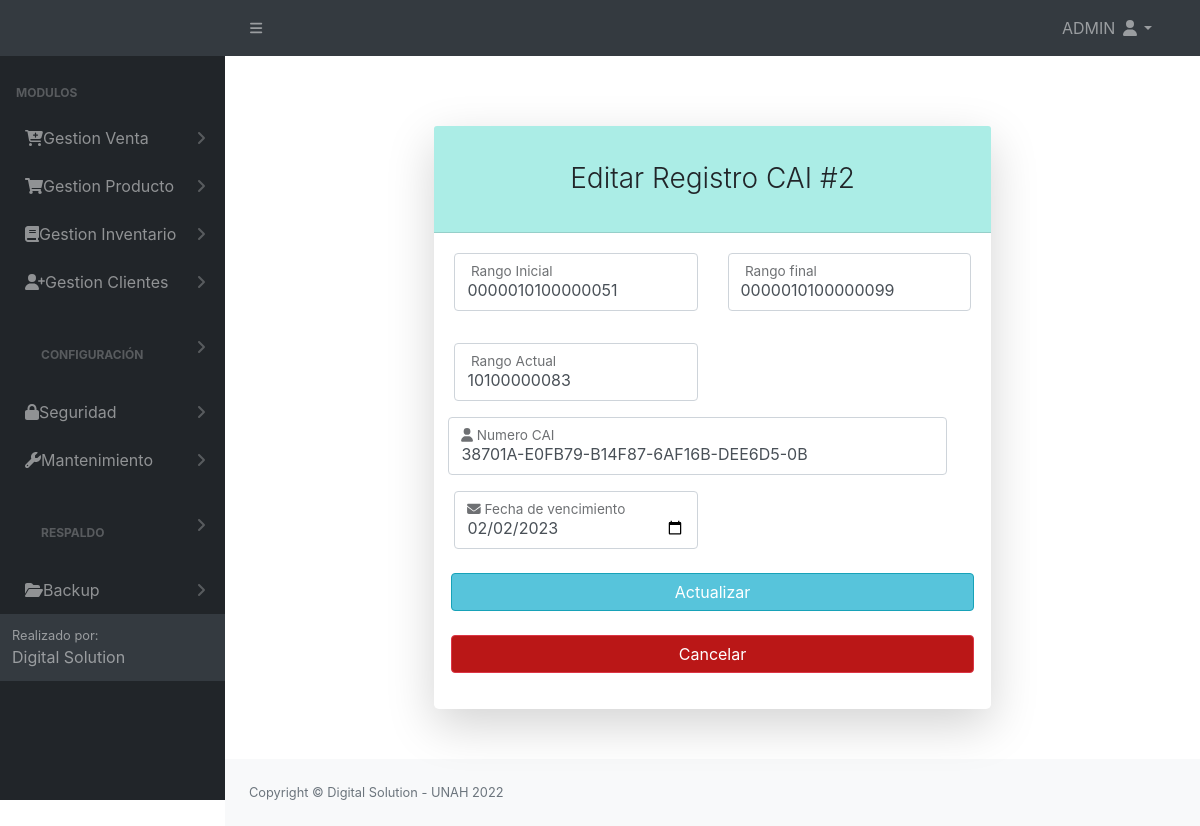
The page /src/modificar_CAI.php?id=2 (signed in) on the database as committed earlier.
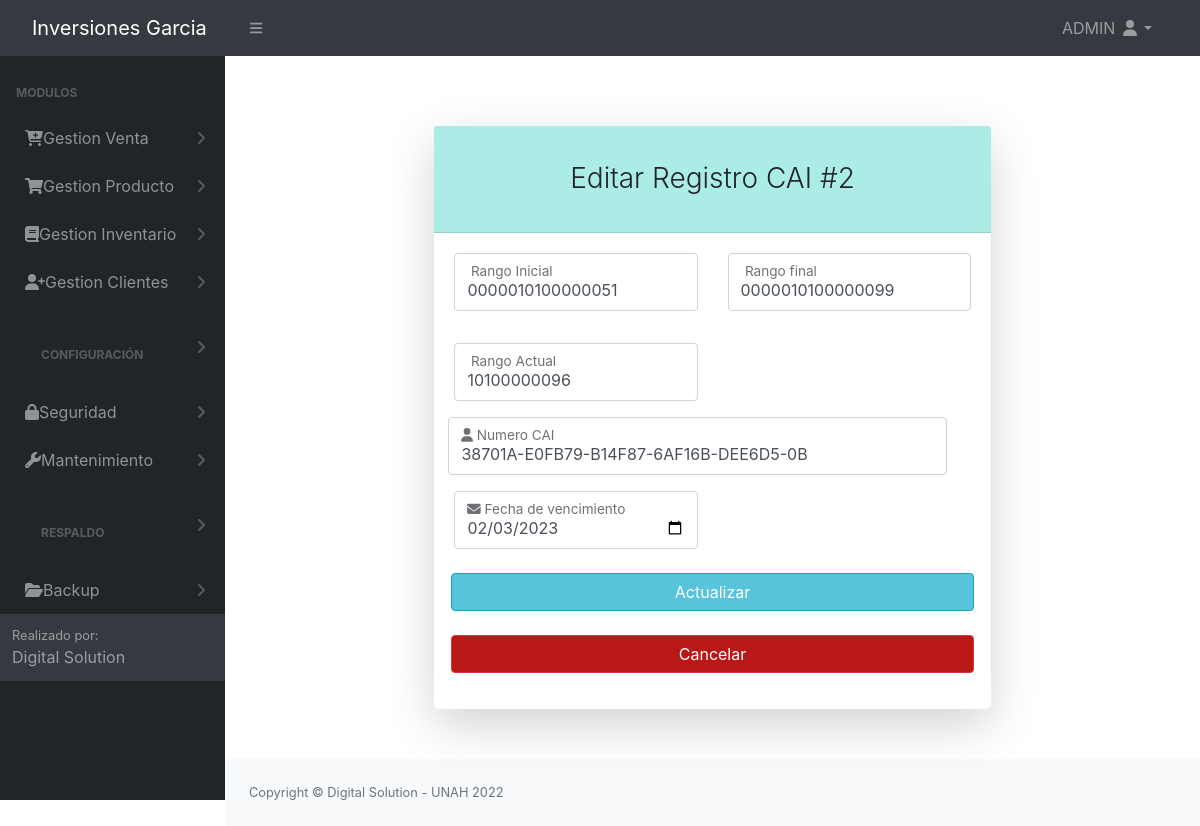
The same page on the database as committed later.
### tables this page shows
CREATE TABLE `tbl_cai` (
  `id` int(11) NOT NULL AUTO_INCREMENT,
  `rango_inicial` varchar(30) NOT NULL,
  `rango_final` varchar(30) NOT NULL,
  `rango_actual` varchar(30) NOT NULL,
  `numero_CAI` varchar(100) NOT NULL,
  `fecha_vencimiento` date DEFAULT NULL,
  `id_usuario` int(11) NOT NULL,
  PRIMARY KEY (`id`),
  KEY `id_usuario` (`id_usuario`),
  CONSTRAINT `tbl_cai_ibfk_1` FOREIGN KEY (`id_usuario`) REFERENCES `tbl_usuario` (`id_usuario`) ON DELETE CASCADE ON UPDATE CASCADE
);

CREATE TABLE `tbl_config_empresa` (
  `id` int(11) NOT NULL AUTO_INCREMENT,
  `nombre` varchar(120) NOT NULL,
  `eslogan` varchar(300) DEFAULT NULL,
  `rtn` varchar(16) DEFAULT NULL,
  `tel` varchar(10) DEFAULT NULL,
  `correo` varchar(40) DEFAULT NULL,
  `direccion` varchar(200) DEFAULT NULL,
  `logo` longblob DEFAULT NULL,
  PRIMARY KEY (`id`)
);

### config/conex.php (called while the page is built, shortened)
<?php
     function getConexion()
    {
        $db = new PDO('mysql:host=localhost:3306;dbname=bd_inversiones_garcia', 'root', '');
        return $db;
    }
?>

### controladores/controlador_CAI.php (called while the page is built, shortened)
<?php
    require_once '../modelos/modelo_CAI.php';
    include_once '../modelos/modelo_principal.php';
    include_once('../Login/header.php');
                    foreach ($value as $registro) {?>
                <?php   }
    function obtenerCAI($id)
    {
        $modeloCAI = new CAI();
        $resultado = $modeloCAI->obtenerCAI($id);
        return $resultado;
    }
?>

### modelos/modelo_CAI.php (called while the page is built, shortened)
<?php
    class CAI{
        private $db;
        public function __construct(){
            $this->db = getConexion();
        }
        private function setNames(){
            return $this->db->query("SET NAMES 'utf8'");
        }
        public function obtenerCAI($id)
        {
            $this->db = getConexion();
            $this->setNames();
            $sql = "SELECT * from tbl_cai where id = $id;";
            $resultado = $this->db->query($sql);
            $fila = $resultado->fetch(PDO::FETCH_ASSOC);
            return $fila;
            $this->db = null;
        }
    }
?>

### src/modificar_CAI.php (the view, shortened to what the changed rows need)
<?php
include_once('../Login/header.php');
require_once '../controladores/controlador_CAI.php';
$id = $_GET['id'];
if (!empty($_GET)) {
    $row = obtenerCAI($id);
}
?>
<br><br><br><br><br><br><br>
<main>
    <div class="container" style="margin-top: -200px; margin-bottom: 20px;">
        <div class="row justify-content-center">
            <div class="col-lg-7">
                <div class="card shadow-lg border-0 rounded-lg mt-5">
                    <div class="card-header" style="background-color: rgb(171, 237, 230);">
                        <h3 class="text-center font-weight-light my-4">Editar Registro CAI #<?= $row['id']  ?></h3>
                    </div>
                    <div class="card-body">
                    <form class="needs-validation" method="POST">
                            <div class="row mb-3">
                                <div class="col-md-6">
                                    <div class="form-floating mb-3 mb-md-0">
                                        <input class="form-control" value="<?= $row['rango_inicial'] ?>"  name="txtrango_inicial" id="txtrango_inicial" type="text" placeholder="Rango Incial" autocomplete="nope" size="25" required />
                                        <label for="inputFirstName"><i class=""></i>&nbsp;Rango Inicial</label>
                                    </div>
                                </div>
                            <div class="col-md-6">
                                <div class="form-floating mb-3">
                                    <input class="form-control" name="txtrango_final" id="txtrango_final" type="text" value="<?= $row['rango_final'] ?>" placeholder="Rango Final" autocomplete="nope" size="25" required/>
                                    <label for="inputFirstName"><i class=""></i>&nbsp;Rango final</label>
                                </div>
                            </div>
                            </div>
                            <div class="row mb-3">
                                <div class="col-md-6">
                                <div class="form-floating mb-3">
                                <input class="form-control" name="txtrango_actual" id="txtrango_actual" type="text" value="<?= $row['rango_actual'] ?>" placeholder="Rango Actual" autocomplete="nope" size="25" />
                                <label for="inputFirstName"><i class=""></i>&nbsp;Rango Actual</label>
                            </div>
                                </div>
                            <div class="row mb-3">
                                <div class="col-md-15">
                                    <div class="form-floating mb-3 mb-md-0">
                                        <input class="form-control" value="<?= $row['numero_CAI'] ?>"  name="txtnumero_CAI" id="txtnumero_CAI" type="text" placeholder="Enter your first name" autocomplete="nope" size="50" />
                                        <label for="inputFirstName"><i class="fas fa-user icon"></i>&nbsp;Numero CAI</label>
                                    </div>
                                </div>
                            </div>
                            <div class="col-md-6">
                            <div class="form-floating mb-3 mb-md-0">
                                <?php
                                $fecha_vencimiento = date('Y-m-d', strtotime($row['fecha_vencimiento']));
                                ?>
                                <input class="form-control" value="<?= $fecha_vencimiento ?>" id="txtfecha_vencimiento" name="txtfecha_vencimiento" type="date" required />
                                <label for="inputEmail"><i class="fas fa-envelope icon"></i>&nbsp;Fecha de vencimiento</label>
                            </div>
                        </div>
                        </form>
                    </div>
                </div>
            </div>
        </div>
</main>
<?php
include_once('../Login/footer.php');
?>

### Login/header.php (shortened to what the changed rows need)
<?php
include '../config/conn.php';
$sql1 = mysqli_query($conn, "SELECT * FROM tbl_config_empresa where id = 1");
$rom = mysqli_fetch_array($sql1);
?>
<!DOCTYPE html>
<html lang="en">
    <head>
        <link href="https://cdn.jsdelivr.net/npm/simple-datatables@latest/dist/style.css" rel="stylesheet" />
        <link href="../dist/css/styles.css" rel="stylesheet" />
        <link rel="stylesheet" href="../Login/vendors/x/dist/notiflix-3.2.5.min.css" />
        <link rel="stylesheet" href="https://cdnjs.cloudflare.com/ajax/libs/twitter-bootstrap/4.1.3/css/bootstrap.css">
        <link rel="stylesheet" href="https://cdn.datatables.net/1.10.20/css/dataTables.bootstrap4.min.css">
        <link rel="stylesheet" type="text/css" href="assets/css/main.css">
        <link rel="stylesheet" type="text/css" href="assets/css/style.css">
        <link href="https://cdn.jsdelivr.net/npm/bootstrap@5.1.3/dist/css/bootstrap.min.css" rel="stylesheet">
        <link href="../dist/css/contenedor.css" rel="stylesheet" />
        <link href="../Login/vendors/bootstrap/dist/css/bootstrap.min.css" rel="stylesheet">
        <link rel="stylesheet" href="../Login/vendors/notiflix/dist/notiflix-3.2.5.min.css" />
        <link rel="stylesheet" href="https://cdnjs.cloudflare.com/ajax/libs/font-awesome/5.7.2/css/all.min.css" />
        <link rel="stylesheet" href="https://cdnjs.cloudflare.com/ajax/libs/simple-line-icons/2.4.1/css/simple-line-icons.css" />
        <link rel="stylesheet" href="https://cdn.datatables.net/1.10.19/css/jquery.dataTables.min.css" />
        <link rel="stylesheet" href="https://cdn.datatables.net/buttons/1.5.6/css/buttons.dataTables.min.css" />
    </head>
    <body class="sb-nav-fixed">
        <nav class="sb-topnav navbar navbar-expand navbar-dark bg-dark">
            <a class="navbar-brand ps-3" id="titulo_menu" href="../dist/home.php"> <?= $rom['nombre'] ?> </a>
            <button class="btn btn-link btn-sm order-1 order-lg-0 me-4 me-lg-0" id="sidebarToggle" href="#!"><i class="fas fa-bars"></i></button>
            <ul class="navbar-nav ms-auto ms-md-0 me-3 me-lg-4">
                <li class="nav-item dropdown">
                </li>
            </ul>
        </nav>
        <div id="layoutSidenav">
            <div id="layoutSidenav_content"> <br>

Rows that differ between the two databases and show on the page:
added tbl_config_empresa: nombre "Inversiones Garcia"
changed tbl_cai "38701A-E0FB79-B14F87-6AF16B-DEE6D5-0B": txtrango_actual "10100000083" → "10100000096"; txtfecha_vencimiento "02/02/2023" → "02/03/2023"
